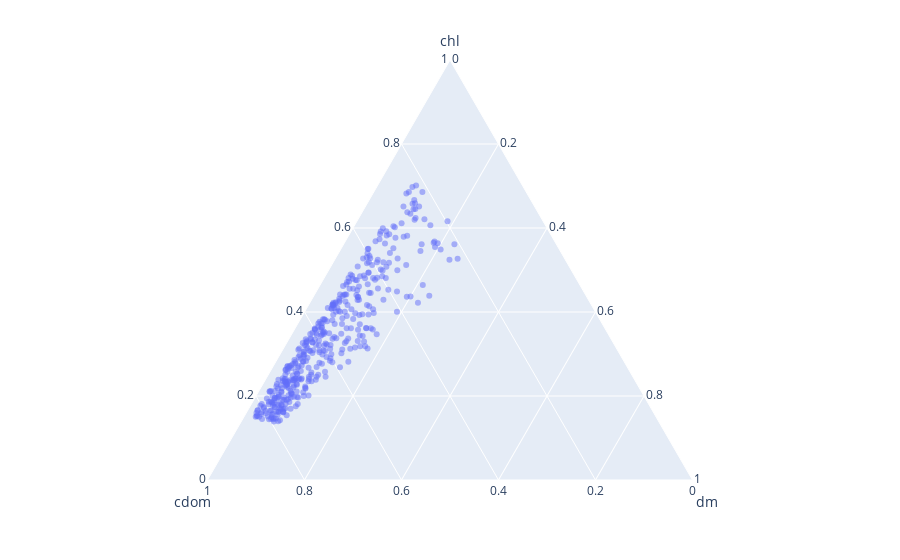

Here is the notebook cell this chart was saved with:
### Code cell
px.scatter_ternary(ds_df, a='chl', b='cdom', c='dm', opacity=.5)

### Figure 1 — Plotly figure (JSON) as saved in the notebook; plotly's stock layout.template omitted (floating-point values rounded to 4 significant figures; data arrays with more than 128 entries replaced by an {"elided": "..."} marker saying what was removed)
{"data": [{"a": {"elided": "428 float values"}, "b": {"elided": "428 float values"}, "c": {"elided": "428 float values"}, "hoverlabel": {"namelength": 0}, "hovertemplate": "chl=%{a}<br>cdom=%{b}<br>dm=%{c}", "legendgroup": "", "marker": {"color": "#636efa", "opacity": 0.5, "symbol": "circle"}, "mode": "markers", "name": "", "showlegend": false, "subplot": "ternary", "type": "scatterternary"}], "layout": {"autosize": true, "legend": {"tracegroupgap": 0}, "margin": {"t": 60}, "ternary": {"aaxis": {"title": {"text": "chl"}}, "baxis": {"title": {"text": "cdom"}}, "caxis": {"title": {"text": "dm"}}, "domain": {"x": [0, 1], "y": [0, 1]}}}}
